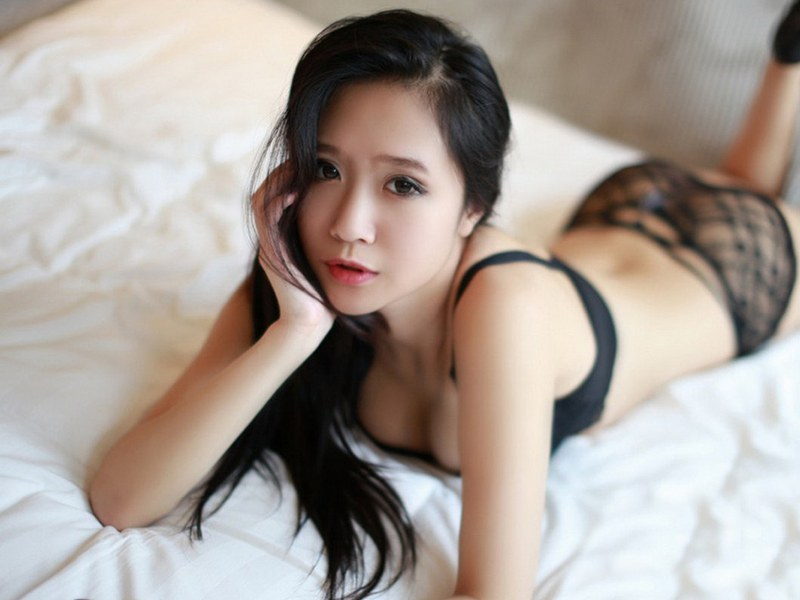
#> input picture 21.边缘检测/image0.jpg, 800 x 600 px
$ python edge_detection.py
#> lines starting #> are read from the running program, lines starting #| are printed output that depends on the picture; after the words box and inside, x2 and y2 are one past the last pixel; in counts of white or black regions, pixels touching at a corner belong together
# -*- coding: utf-8 -*-
# -*- coding: utf-8 -*-
"""
Created on Sun Feb 10 09:56:47 2019

@author: miss.j
"""
# x->300-500
# y->400-500
import cv2
import numpy as np
from random import randint
import math
def edgeDetect(dst,src,shape):
    _height = shape[0]
    _width = shape[1]
    for i in range(_height - 2):
        for j in range(_width - 2):
                gy = src[i][j]*1+src[i][j+1]*2+src[i][j+2]*1- src[i+2][j]*1 - \
                     src[i+2][j+1]*2 - src[i+2][j+2]*1
                gx = src[i][j]*1+src[i+1][j]*2+src[i+2][j]*1 - src[i][j+2]*1-\
                     src[i+1][j+2]*2-src[i+2][j+2]*1
                grad = math.sqrt(gy*gy+gx*gx)
                if grad >100 :
                    dst[i][j]=255
                else:
                    dst[i][j]=0


def main():

    img0 = cv2.imread("image0.jpg",1)
#> img0 is the input picture: shape (600, 800, 3); mean B, G, R 152.6, 159.6, 169.6

    Info = img0.shape
#> Info = (600, 800, 3)
    height = Info[0]
#> height = 600
    width = Info[1]
#> width = 800
    gray = cv2.cvtColor(img0,cv2.COLOR_BGR2GRAY)
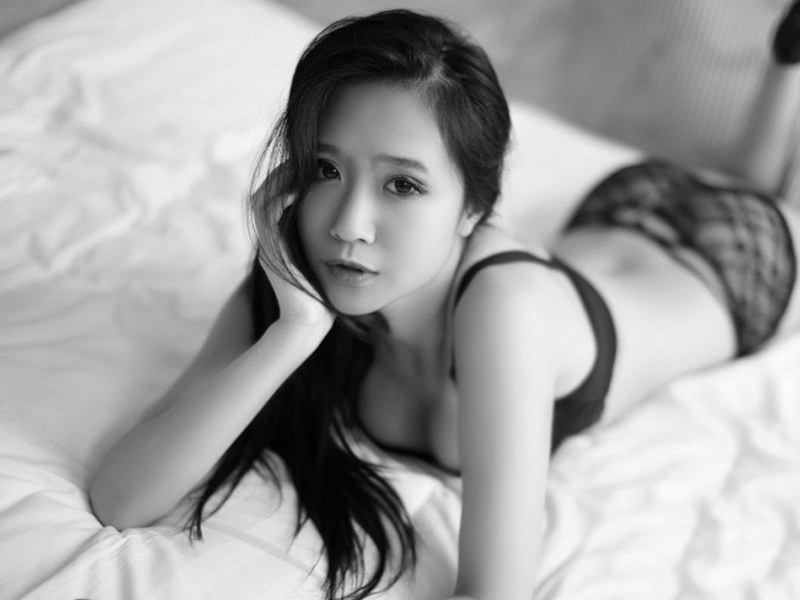
#> gray: shape (600, 800); min 0, max 252, mean 161.8

    dst = np.zeros((height,width,1),np.uint8)
    #1.api
    #imgG = cv2.GaussianBlur(gray,(3,3),0)
    #dst = cv2.Canny(imgG,80,80)
    edgeDetect(dst,gray,Info)
#> after the loop in edgeDetect, `for i in range(_height - 2):`:
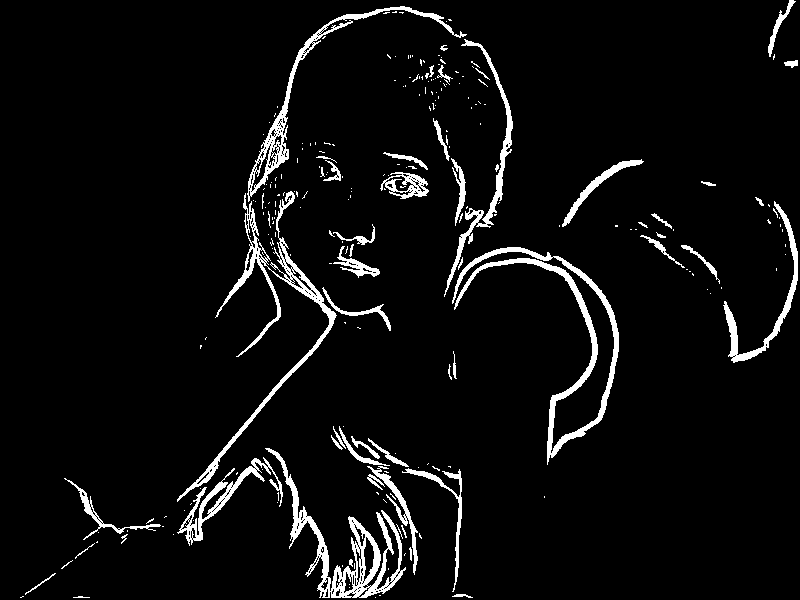
#> dst: shape (600, 800, 1); 5.3% white; 241 white regions (187 under 20 px), largest, box (x1, y1, x2, y2) and area: (452, 247, 619, 465) 3770, (265, 448, 406, 598) 3649, (177, 191, 337, 502) 3386
    cv2.imshow("img0",img0)
    cv2.imshow("dst",dst)
    cv2.waitKey(0)

if __name__ == "__main__":
    main()
